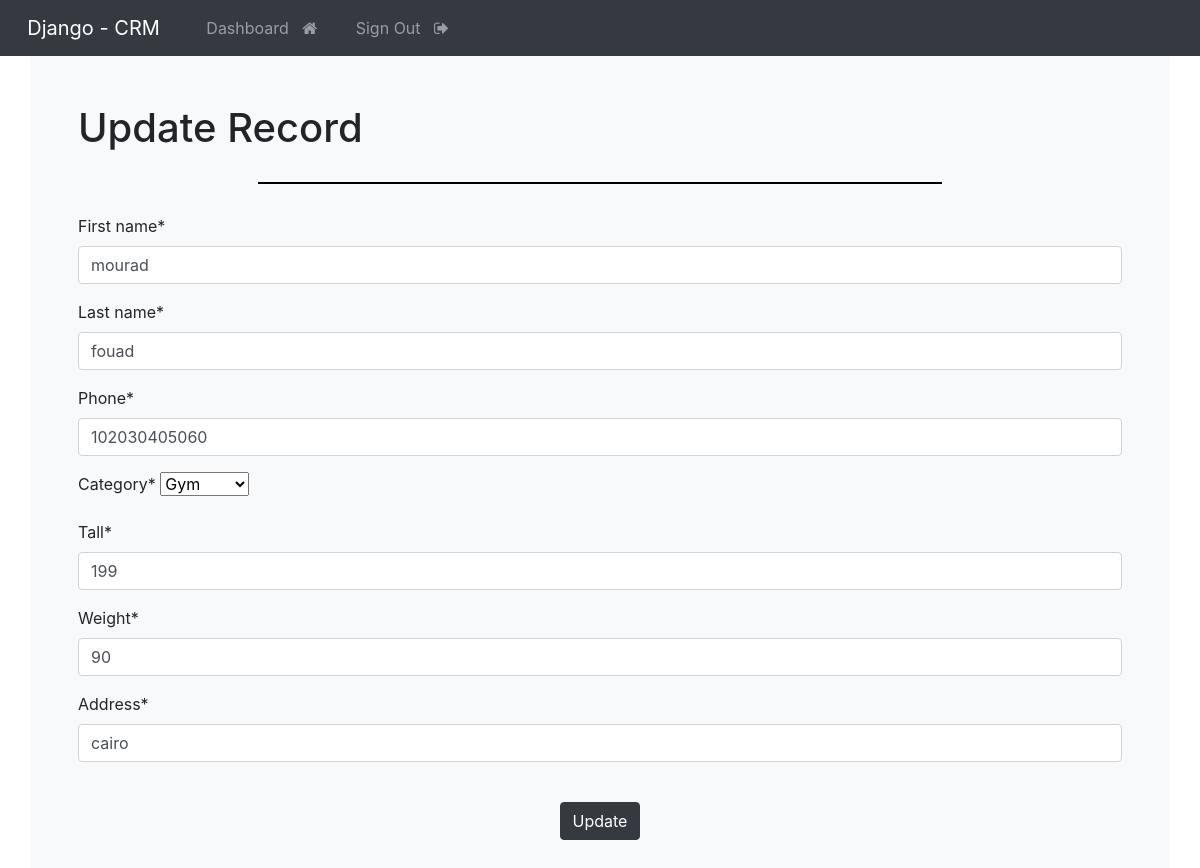
Page /update/7 (signed in) on the committed database.
### webapp/models.py (models this page shows, shortened)
class Record(models.Model):
    first_name = models.CharField(max_length=250)
    last_name = models.CharField(max_length=250)
    Category=models.ForeignKey(Category, on_delete=models.CASCADE)
    phone = models.IntegerField()
    tall=models.IntegerField()
    weight=models.IntegerField()
    address=models.CharField(max_length=500)
    created_at = models.DateTimeField(auto_now_add=True)
    class Meta:
        ordering = ['-created_at']

### webapp/views.py (the view)
# urls.py: path('update/<int:record_id>', views.update_record, name='update_record'),
@login_required(login_url='login')
def update_record(request, record_id):
    record=get_object_or_404(Record, id=record_id)
    form = UpdateRecordForm(instance=record)
    if request.method == 'POST':
        form = UpdateRecordForm(request.POST, instance=record)
        if form.is_valid():
            form.save()
            messages.success(request, ' Record  is updated ')
            return redirect('dashboard')
    context={'form':form}
    return render(request, 'web/update_record.html', context)

### webapp/forms.py
class UpdateRecordForm(forms.ModelForm):
    class Meta:
        model = Record
        fields = ['first_name','last_name','phone','Category','tall','weight','address']

### webapp/models.py (called while the page is built)
    def __str__(self):
        return self.name

### templates/web/update_record.html (shortened to what this page needs)
{%  extends "base.html"  %}
{% load crispy_forms_tags  %}
{% block content %}
<div class="container bg-light shadow-md p-5 form-layout">
    <h1> Update Record</h1>
    <hr style="border:1px solid #000; margin: 30px 180px  ;">
<form method="POST">
  {{ form|crispy }}
<div class="text-center">
    <br>
    <button type="submit" class="btn btn-dark">Update </button>
  </div>
</form>
</div>
{% endblock %}

### rows in the picture
Record: first_name "mourad", last_name "fouad", phone "102030405060", Category "Gym", tall "199", weight "90", address "cairo"
